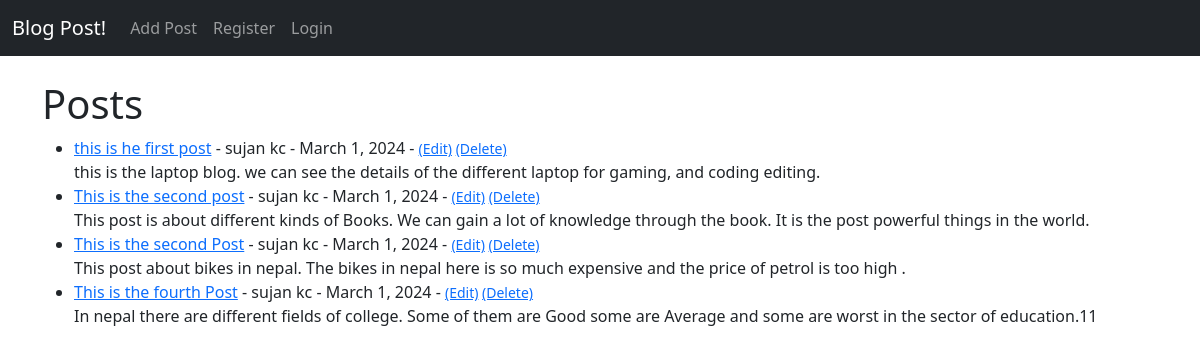
The page / on the database its author committed.
### theblog/models.py (models this page shows, shortened)
class Post(models.Model):
    title = models.CharField(max_length=250)
    title_tag = models.CharField(max_length=250,)
    author = models.ForeignKey(User, on_delete=models.CASCADE)
    content = models.TextField()
    post_date = models.DateField(auto_now_add=True)

### theblog/views.py (the view)
# urls.py: path('', HomeView.as_view(), name="home"),
class HomeView(ListView):
    model = Post
    template_name = 'theblog/home.html'
    context_object_name = 'posts'
    ordering = ['-post_date']

### theblog/templates/theblog/home.html
{% extends 'theblog/base.html' %}
{% block content %}
<h1>Posts</h1>
<ul>
    {% for post in object_list %}
        <li> <a href="{% url 'theblog:article-detail' post.pk %}">{{ post.title }}</a> - {{ post.author.first_name }}
            {{ post.author.last_name }} - {{ post.post_date }} -
            <small>
                <a href="{% url 'theblog:update_post' post.pk %}">(Edit)</a>
                <a href="{% url 'theblog:delete_post' post.pk %}">(Delete)</a>
            </small>
            <br/>
            {{ post.content }}</li>
    {% endfor %}
</ul>
{% endblock %}

### theblog/templates/theblog/base.html (shortened to what this page needs)
<!doctype html>
<html lang="en">
  <head>
    <link href="https://cdn.jsdelivr.net/npm/bootstrap@5.3.3/dist/css/bootstrap.min.css" rel="stylesheet">
  </head>
  <body>
    <nav class="navbar navbar-expand-lg navbar-dark bg-dark">
        <div class="container-fluid">
          <a class="navbar-brand" href="{% url 'theblog:home'%}">Blog Post!</a>
          <div class="collapse navbar-collapse" id="navbarSupportedContent">
            <ul class="navbar-nav me-auto mb-2 mb-lg-0">
              <li class="nav-item">
                <a class="nav-link" href="{% url 'theblog:add_post' %}">Add Post</a>
              </li>
              <li class="nav-item">
                <a class="nav-link" href="{% url 'members:register' %}">Register</a>
              </li>
              <li class="nav-item">
                <a class="nav-link" href="{% url 'members:login' %}">Login</a>
              </li>
            </ul>
        </div>
      </nav>
    <br/>
    <div class="container">
    {% block content %}
    {% endblock %}
    </div>
</body>
</html>

### rows shown on the page
Post: title "this is he first post", author.first_name "sujan", author.last_name "kc", post_date "March 1, 2024", content "this is the laptop blog. we can see the details of the different laptop for gaming, and coding editing."
Post: title "This is the second post", author.first_name "sujan", author.last_name "kc", post_date "March 1, 2024", content "This post is about different kinds of Books. We can gain a lot of knowledge through the book. It is the post powerful things in the world."
Post: title "This is the second Post", author.first_name "sujan", author.last_name "kc", post_date "March 1, 2024", content "This post about bikes in nepal. The bikes in nepal here is so much expensive and the price of petrol is too high ."
Post: title "This is the fourth Post", author.first_name "sujan", author.last_name "kc", post_date "March 1, 2024", content "In nepal there are different fields of college. Some of them are Good some are Average and some are worst in the sector of education.11"
